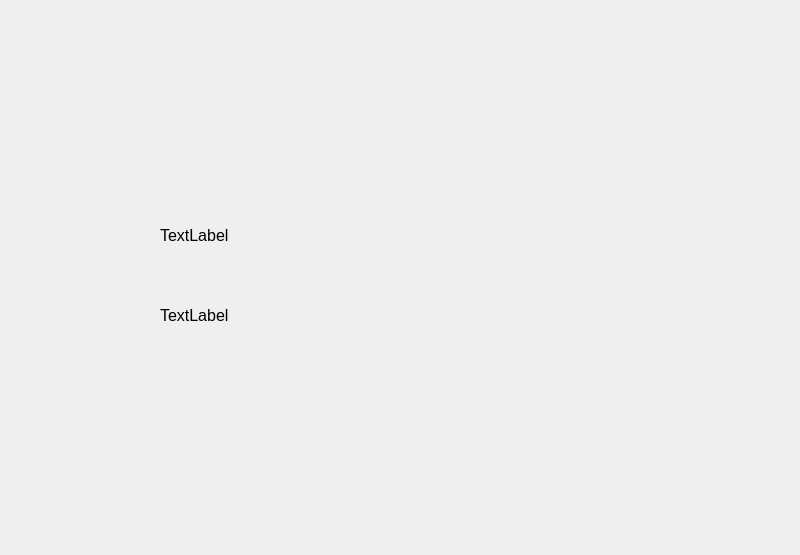
<?xml version="1.0" encoding="UTF-8"?>
<ui version="4.0">
 <class>CpuInfoWidget</class>
 <widget class="QWidget" name="CpuInfoWidget">
  <property name="geometry">
   <rect>
    <x>0</x>
    <y>0</y>
    <width>800</width>
    <height>555</height>
   </rect>
  </property>
  <property name="windowTitle">
   <string>Form</string>
  </property>
  <widget class="QLabel" name="label_cpu_name">
   <property name="geometry">
    <rect>
     <x>160</x>
     <y>220</y>
     <width>441</width>
     <height>31</height>
    </rect>
   </property>
   <property name="font">
    <font>
     <pointsize>12</pointsize>
    </font>
   </property>
   <property name="layoutDirection">
    <enum>Qt::LeftToRight</enum>
   </property>
   <property name="text">
    <string>TextLabel</string>
   </property>
   <property name="scaledContents">
    <bool>false</bool>
   </property>
  </widget>
  <widget class="QLabel" name="label_cpu_hz">
   <property name="geometry">
    <rect>
     <x>160</x>
     <y>300</y>
     <width>441</width>
     <height>31</height>
    </rect>
   </property>
   <property name="font">
    <font>
     <pointsize>12</pointsize>
    </font>
   </property>
   <property name="layoutDirection">
    <enum>Qt::LeftToRight</enum>
   </property>
   <property name="text">
    <string>TextLabel</string>
   </property>
   <property name="scaledContents">
    <bool>false</bool>
   </property>
  </widget>
 </widget>
 <resources/>
 <connections/>
</ui>
